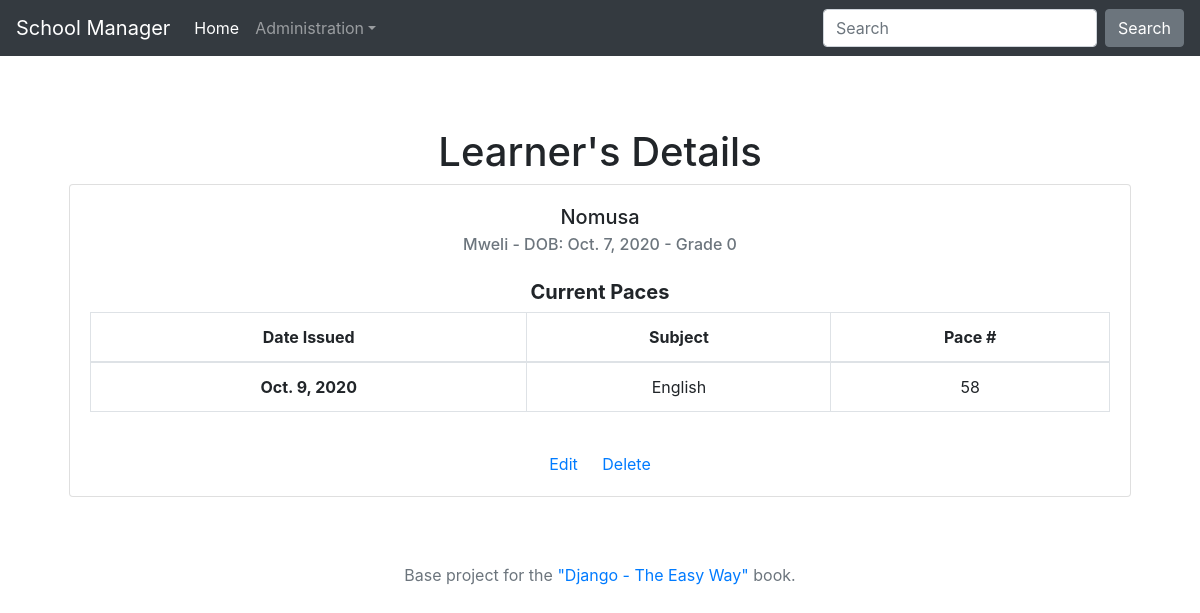
The page /learner/nomusa/ on the database as committed earlier.
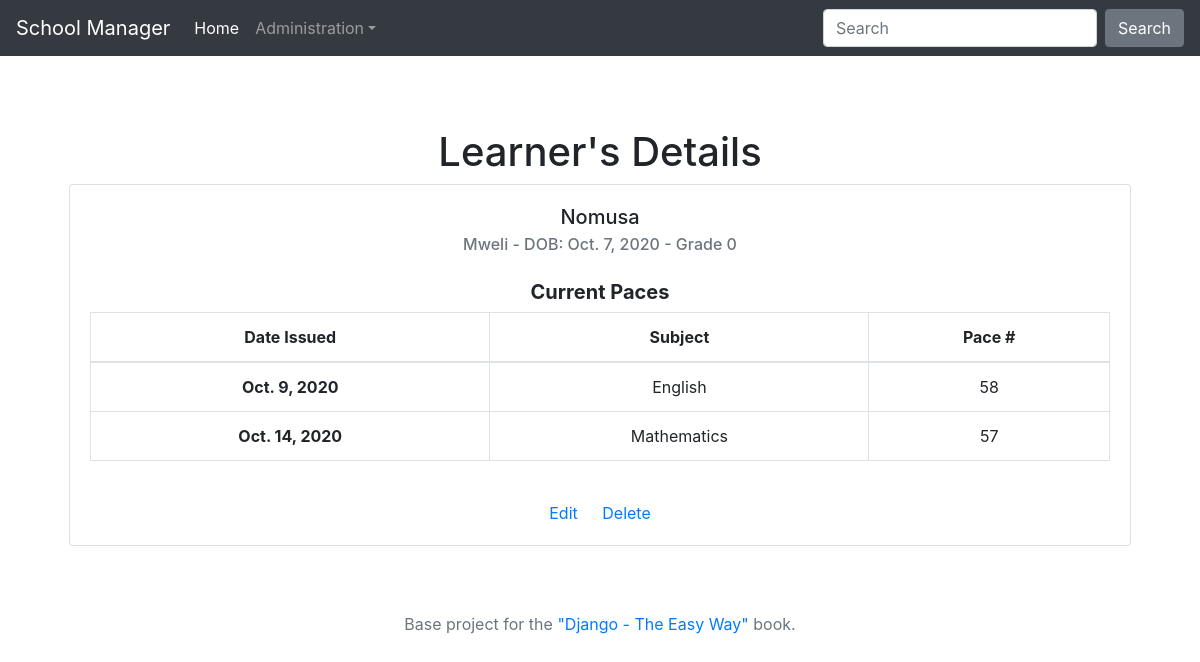
The same page on the database as committed later.
### myapp/models.py (models this page shows, shortened)
class Pace(models.Model):
    learner = models.ForeignKey(Learner, null=True, on_delete=models.CASCADE)
    subject = models.ForeignKey(Subject, null=True, on_delete=models.CASCADE)
    pace_number = models.IntegerField(default=0)
    date_issued = models.DateField(auto_now_add=True)
    completed = models.BooleanField(default=False)

class Subject(models.Model):
    title = models.CharField(max_length=30, default='')
    def __str__(self):
        return self.title

### myapp/views.py (the view)
# urls.py: path('learner/<slug:slug>/', myapp_views.detail, name='detail'),
def detail(request, slug=None):
    learner = get_object_or_404(Learner, slug=slug)
    paces = Pace.objects.filter(learner=learner.id)
    context = {'learner': learner, 'paces': paces}
    return render(request, 'myapp/detail.html', context)

### myapp/templates/myapp/detail.html
{% extends 'base/base.html' %}
{% block content %}
        <h1>Learner's Details</h1>
        <div class="container">
            <div class="row justify-content-center">
                    <div class="card" style="width: 80rem;">
                      <div class="card-body">
                        <h5 class="card-title">{{ learner.first_name }}</h5>
                        <h6 class="card-subtitle mb-2 text-muted">{{ learner.last_name }}{{ ' - DOB: ' }}{{ learner.date_of_birth }}{{ ' - Grade  ' }}{{ learner.grade}}</h6>
                           <br>
                          <h5 class="card-subtitle mb-2"><strong>Current Paces</strong></h5>
                            <table class="table table-bordered table-hover">
                              <thead>
                                <tr>
                                  <th scope="col">Date Issued</th>
                                  <th scope="col">Subject</th>
                                  <th scope="col">Pace #</th>
                                </tr>
                              </thead>
                              <tbody>
                              {% for pace in paces %}
                                <tr>
                                  <th scope="row">{{ pace.date_issued }}</th>
                                  <td>{{ pace.subject}}</td>
                                  <td>{{ pace.pace_number }}</td>
                                </tr>
                              {% endfor %}
                              </tbody>
                            </table>
                        <br>
                        <a href="{% url 'edit' pk=learner.pk %}" class="card-link">Edit</a>
                        <a href="{% url 'delete' pk=learner.pk %}" class="card-link">Delete</a>
                      </div>
                    </div>
            </div>
        </div>
{% endblock %}

Rows that differ between the two databases and show on the page:
added Pace: date_issued "Oct. 14, 2020", subject "Mathematics", pace_number "57"
